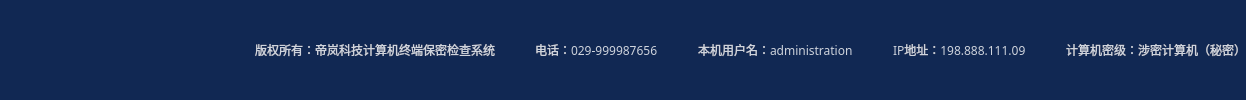
    <widget class="QFrame" name="frame_zhuangtai">
     <property name="sizePolicy">
      <sizepolicy hsizetype="Preferred" vsizetype="Fixed">
       <horstretch>0</horstretch>
       <verstretch>0</verstretch>
      </sizepolicy>
     </property>
     <property name="minimumSize">
      <size>
       <width>0</width>
       <height>30</height>
      </size>
     </property>
     <property name="styleSheet">
      <string notr="true">background: #112853;
font-family: PingFang SC;
font-style: normal;
font-weight: 300;
font-size: 12px;
line-height: 17px;
color: rgba(255, 255, 255, 0.8);
</string>
     </property>
     <property name="frameShape">
      <enum>QFrame::NoFrame</enum>
     </property>
     <property name="frameShadow">
      <enum>QFrame::Raised</enum>
     </property>
     <layout class="QHBoxLayout" name="horizontalLayout_2">
      <property name="spacing">
       <number>0</number>
      </property>
      <property name="leftMargin">
       <number>0</number>
      </property>
      <property name="topMargin">
       <number>0</number>
      </property>
      <property name="rightMargin">
       <number>0</number>
      </property>
      <property name="bottomMargin">
       <number>0</number>
      </property>
      <item>
       <widget class="QLabel" name="label">
        <property name="minimumSize">
         <size>
          <width>255</width>
          <height>0</height>
         </size>
        </property>
        <property name="maximumSize">
         <size>
          <width>250</width>
          <height>16777215</height>
         </size>
        </property>
        <property name="text">
         <string/>
        </property>
       </widget>
      </item>
      <item>
       <widget class="QLabel" name="label_2">
        <property name="text">
         <string>版权所有：帝岚科技计算机终端保密检查系统</string>
        </property>
        <property name="alignment">
         <set>Qt::AlignJustify|Qt::AlignVCenter</set>
        </property>
       </widget>
      </item>
      <item>
       <spacer name="horizontalSpacer">
        <property name="orientation">
         <enum>Qt::Horizontal</enum>
        </property>
        <property name="sizeHint" stdset="0">
         <size>
          <width>40</width>
          <height>20</height>
         </size>
        </property>
       </spacer>
      </item>
      <item>
       <widget class="QLabel" name="label_3">
        <property name="text">
         <string>电话：029-999987656</string>
        </property>
       </widget>
      </item>
      <item>
       <spacer name="horizontalSpacer_2">
        <property name="orientation">
         <enum>Qt::Horizontal</enum>
        </property>
        <property name="sizeHint" stdset="0">
         <size>
          <width>40</width>
          <height>20</height>
         </size>
        </property>
       </spacer>
      </item>
      <item>
       <widget class="QLabel" name="label_5">
        <property name="text">
         <string>本机用户名：administration</string>
        </property>
       </widget>
      </item>
      <item>
       <spacer name="horizontalSpacer_3">
        <property name="orientation">
         <enum>Qt::Horizontal</enum>
        </property>
        <property name="sizeHint" stdset="0">
         <size>
          <width>40</width>
          <height>20</height>
         </size>
        </property>
       </spacer>
      </item>
      <item>
       <widget class="QLabel" name="label_4">
        <property name="text">
         <string>IP地址：198.888.111.09</string>
        </property>
       </widget>
      </item>
      <item>
       <spacer name="horizontalSpacer_4">
        <property name="orientation">
         <enum>Qt::Horizontal</enum>
        </property>
        <property name="sizeHint" stdset="0">
         <size>
          <width>40</width>
          <height>20</height>
         </size>
        </property>
       </spacer>
      </item>
      <item>
       <widget class="QLabel" name="label_6">
        <property name="text">
         <string>计算机密级：涉密计算机（秘密）</string>
        </property>
       </widget>
      </item>
     </layout>
    </widget>
